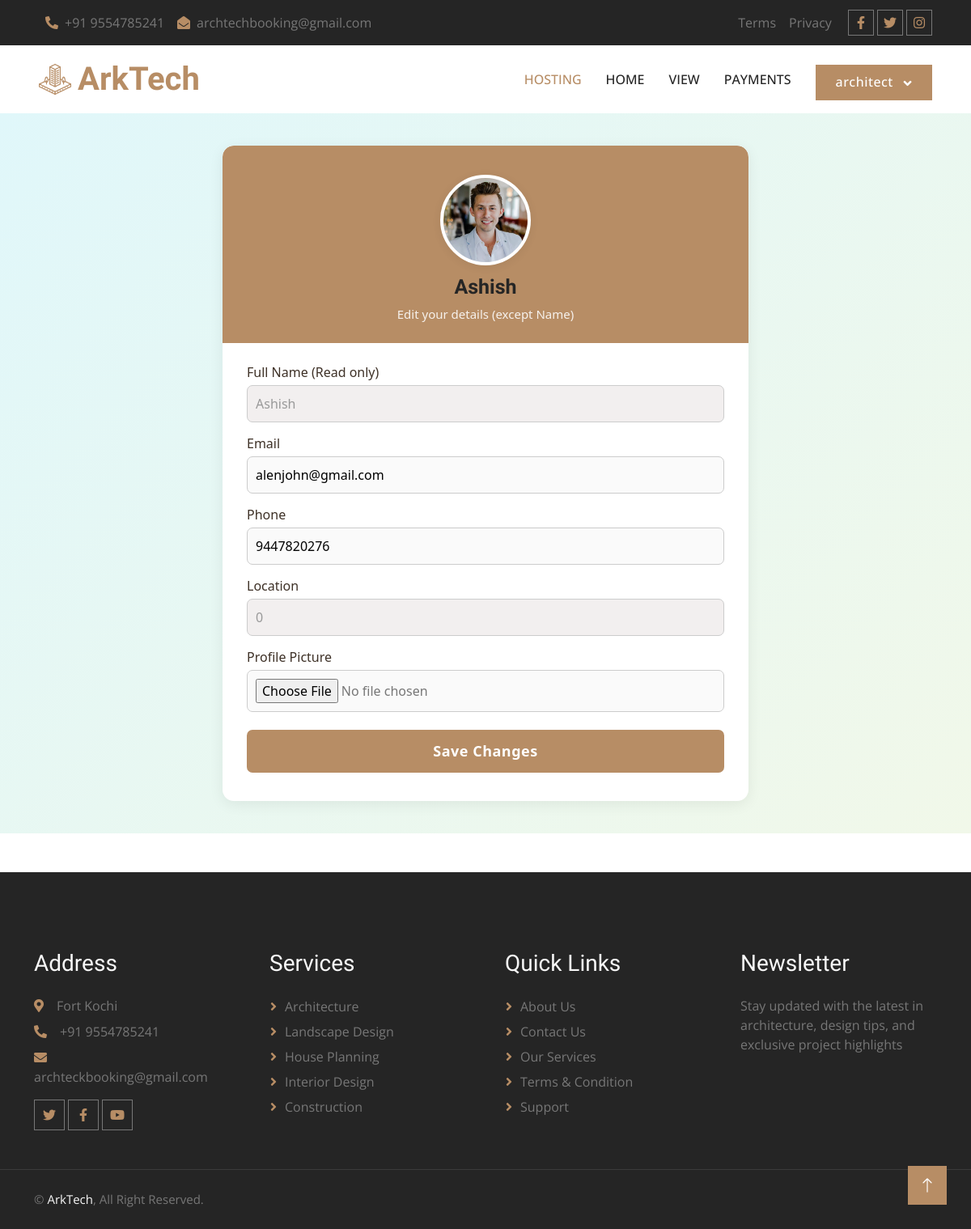
/Architect/update_architect_profile.php (signed in), run on an earlier commit of the app's database.
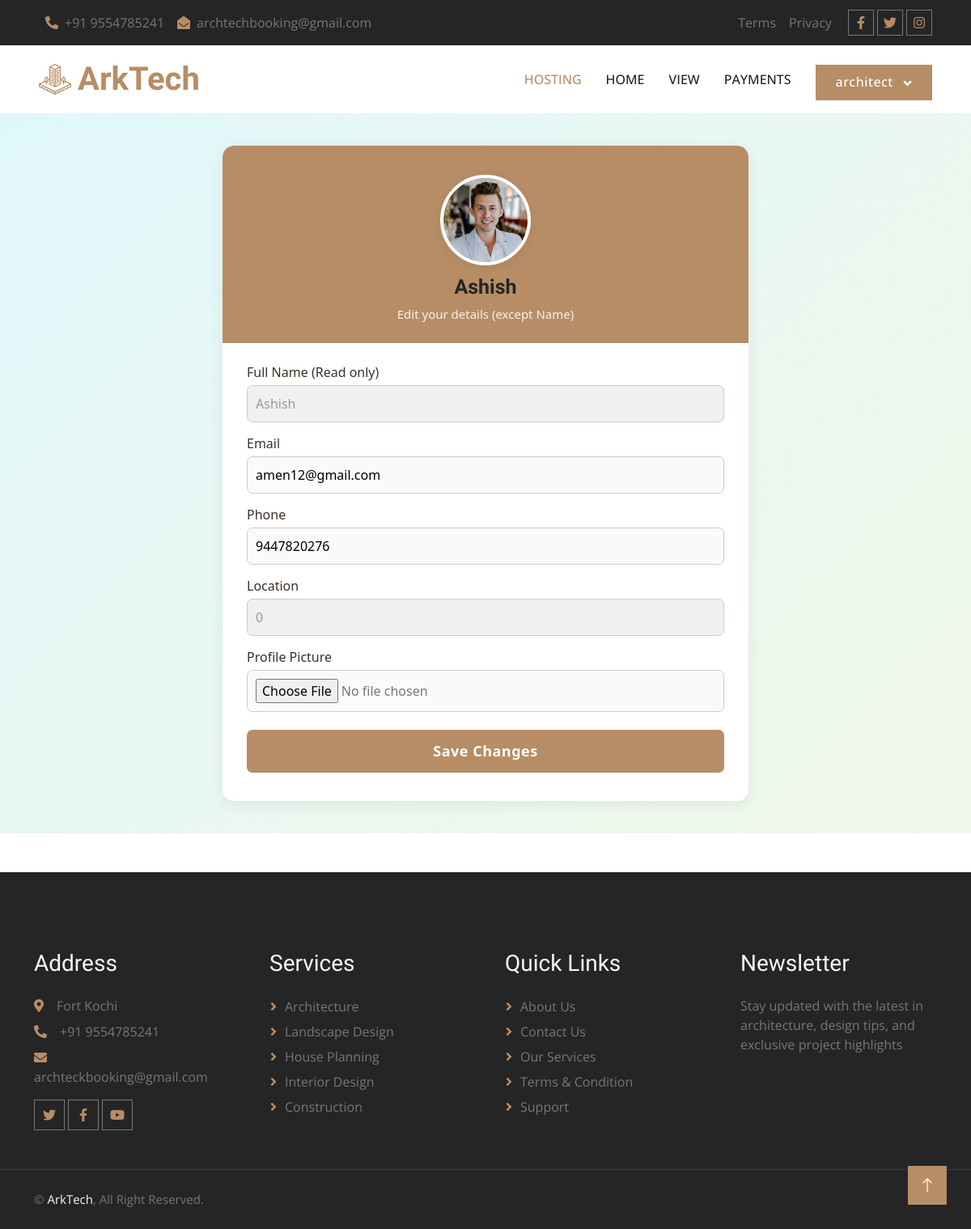
And on a later commit of the database.
### tables this page shows
CREATE TABLE IF NOT EXISTS `tbl_architects` (
  `architect_id` int NOT NULL AUTO_INCREMENT,
  `arch_name` varchar(50) NOT NULL,
  `profiles` varchar(500) NOT NULL,
  `email` varchar(50) NOT NULL,
  `phone` bigint NOT NULL,
  `username` varchar(20) NOT NULL,
  `passwords` varchar(50) NOT NULL,
  `certificate_of_licensce` varchar(200) NOT NULL,
  `location_id` int NOT NULL,
  `status` varchar(20) NOT NULL,
  PRIMARY KEY (`architect_id`)
);

### dboperation.php (called while the page is built, shortened)
<?php
class dboperation
{
    public $con,$res;
    function __construct()
    {
        $this->con=mysqli_connect("localhost","root","","arktech");
    }
    public function executequery($sql)
    {
        $this->res=mysqli_query($this->con,$sql);
        return $this->res;
    }
}
?>

### Architect/update_architect_profile.php (the view, shortened to what this page needs)
<?php
include("header.php");
include_once("../dboperation.php");
$obj = new dboperation();
$architect_id = $_SESSION['architect_id'];
$sql = "SELECT * FROM tbl_architects WHERE architect_id='$architect_id'";
$res = $obj->executequery($sql);
$architect = mysqli_fetch_assoc($res);
?>
<link href="css/updatedashboard.css" rel="stylesheet">
<main>
  <div class="profile-edit-card">
    <div class="profile-header">
      <img src="<?php echo $architect['profiles'] ? '../uploads/'.$architect['profiles'] : '../uploads/default.png'; ?>"
           class="profile-pic-preview" alt="Profile Picture">
      <h2><?php echo ($architect['arch_name']); ?></h2>
      <span>Edit your details (except Name)</span>
    </div>
    <form action="profile_action.php" method="POST" enctype="multipart/form-data">
      <div>
        <label for="arch_name">Full Name (Read only)</label>
        <input type="text" id="arch_name" name="arch_name"
               value="<?php echo ($architect['arch_name']); ?>" readonly>
      </div>
      <div>
        <label for="email">Email</label>
        <input type="email" id="email" name="email"
               value="<?php echo ($architect['email']); ?>" required>
      </div>
      <div>
        <label for="phone">Phone</label>
        <input type="text" id="phone" name="phone"
               value="<?php echo ($architect['phone']); ?>" required>
      </div>
      <div>
        <label for="location">Location</label>
        <input type="text" id="location" name="location"
               value="<?php echo ($architect['location_id']); ?> "readonly>
      </div>
      <div>
        <label for="profile_pic">Profile Picture</label>
        <input type="file" id="profile_pic" name="photo" accept="image/*">
      </div>
      <button type="submit" name="submit">Save Changes</button>
    </form>
  </div>
</main>
<?php include("footer.php"); ?>

What changed in the data, as far as the page shows it:
changed tbl_architects "Ashish": email "alenjohn@gmail.com" → "amen12@gmail.com"
